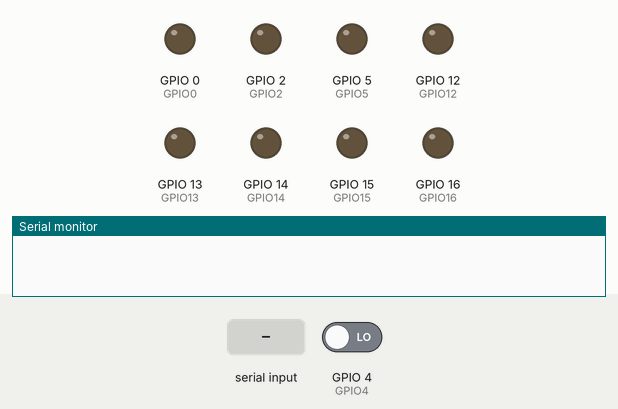
Bench run of a sketch on a simulated ESP8266 (NodeMCU). On the bench: output pins drawn as LEDs (lit = HIGH), the last lines printed to the serial monitor. The test bench sets the inputs (shaded band); at power-on: GPIO 4 (GPIO4) LOW.

Above: at 1.2 s.
1.3 s: "5h" received over Serial
At 2.5 s:
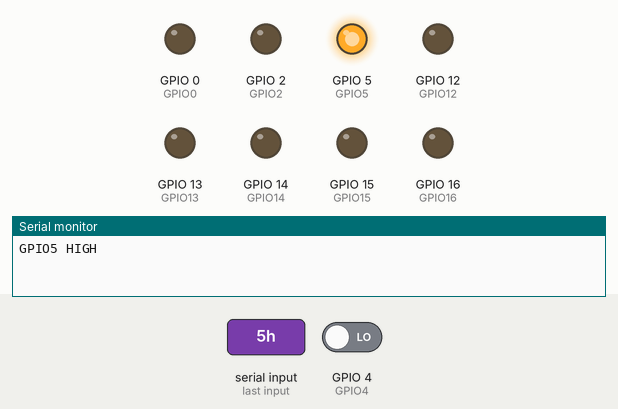
2.8 s: "a" received over Serial
4.3 s: "i" received over Serial
Timing chart, 0 to 7.3 s (numbered marks = the images above; inputs shaded):
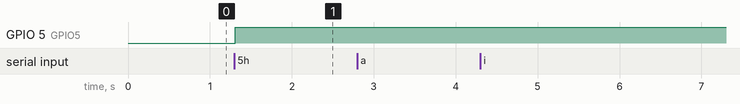

The sketch:

esp8266_TestPins.ino
```cpp
// Testing ESP8266 board using LDR, RGB led & button
//
// by Jordi Binefa - twitter.com/jordibinefa
//
// 20160328 - wiki.binefa.cat
#include <ESP8266WiFi.h>

#define GPIO5 5
#define GPIO4 4
#define GPIO0 0
#define GPIO2 2
#define GPIO15 15
#define GPIO13 13
#define GPIO12 12
#define GPIO14 14
#define GPIO16 16

String szMsg;

void delayESP8266(unsigned long ulMilliseconds){
  unsigned long ulPreviousMillis = millis();

  do{
    yield();
  }while(millis() - ulPreviousMillis <= ulMilliseconds);
}

void setup() {
  Serial.begin(9600);

  pinMode(GPIO5, OUTPUT);
  pinMode(GPIO4, INPUT ); // For button. It can be used as output as well.
  pinMode(GPIO0, OUTPUT); // Flash button
  pinMode(GPIO2, OUTPUT); // Small blue led
  pinMode(GPIO15,OUTPUT); // Red of RGB led
  pinMode(GPIO13,OUTPUT); // Blue of RGB led
  pinMode(GPIO12,OUTPUT); // Green of RGB led
  pinMode(GPIO14,OUTPUT);
  pinMode(GPIO16,OUTPUT);
  pinMode(A0    ,INPUT ); // LDR
}

void vManageMsg(){
  //Serial.println(szMsg);

  if(szMsg == "a" || szMsg == "A"){
    Serial.print("LDR level (0..1024): ");
    Serial.println(analogRead(A0));
  }
  if(szMsg == "i" || szMsg == "I"){
    if(digitalRead(GPIO4))
      Serial.println("Button is not pressed: GPIO4 HIGH");
    else
      Serial.println("Button is pressed: GPIO4 LOW");
  }
  if(szMsg == "5h" || szMsg == "5H"){
    digitalWrite(GPIO5, HIGH);
    Serial.println("GPIO5 HIGH");
  }
  if(szMsg == "5l" || szMsg == "5L"){
    digitalWrite(GPIO5, LOW);
    Serial.println("GPIO5 LOW");
  }
  if(szMsg == "4h" || szMsg == "4H"){
    digitalWrite(GPIO4, HIGH);
    Serial.println("GPIO4 HIGH");
  }
  if(szMsg == "4l" || szMsg == "4L"){
    digitalWrite(GPIO4, LOW);
    Serial.println("GPIO4 LOW");
  }
  if(szMsg == "0h" || szMsg == "0H"){
    digitalWrite(GPIO0, HIGH);
    Serial.println("GPIO0 HIGH");
  }
  if(szMsg == "0l" || szMsg == "0L"){
    digitalWrite(GPIO0, LOW);
    Serial.println("GPIO0 LOW");
  }
  if(szMsg == "2h" || szMsg == "2H"){
    digitalWrite(GPIO2, HIGH);
    Serial.println("GPIO2 HIGH");
  }
  if(szMsg == "2l" || szMsg == "2L"){
    digitalWrite(GPIO2, LOW);
    Serial.println("GPIO2 LOW");
  }
  if(szMsg == "15h" || szMsg == "15H"){
    digitalWrite(GPIO15, HIGH);
    Serial.println("GPIO15 HIGH -> Red ON");
  }
  if(szMsg == "15l" || szMsg == "15L"){
    digitalWrite(GPIO15, LOW);
    Serial.println("GPIO15 LOW -> Red OFF");
  }
  if(szMsg == "13h" || szMsg == "13H"){
    digitalWrite(GPIO13, HIGH);
    Serial.println("GPIO13 HIGH -> Blue ON");
  }
  if(szMsg == "13l" || szMsg == "13L"){
    digitalWrite(GPIO13, LOW);
    Serial.println("GPIO13 LOW -> Blue OFF");
  }
  if(szMsg == "12h" || szMsg == "12H"){
    digitalWrite(GPIO12, HIGH);
    Serial.println("GPIO12 HIGH -> Green ON");
  }
  if(szMsg == "12l" || szMsg == "12L"){
    digitalWrite(GPIO12, LOW);
    Serial.println("GPIO12 LOW -> Green OFF");
  }
  if(szMsg == "14h" || szMsg == "14H"){
    digitalWrite(GPIO14, HIGH);
    Serial.println("GPIO14 HIGH");
  }
  if(szMsg == "14l" || szMsg == "14L"){
    digitalWrite(GPIO14, LOW);
    Serial.println("GPIO14 LOW");
  }
  if(szMsg == "16h" || szMsg == "16H"){
    digitalWrite(GPIO16, HIGH);
    Serial.println("GPIO16 HIGH");
  }
  if(szMsg == "16l" || szMsg == "16L"){
    digitalWrite(GPIO16, LOW);
    Serial.println("GPIO16 LOW");
  }
}

void loop() {
  while(Serial.available()){
    delayESP8266(3);
    char c = Serial.read();
    szMsg += c;
  }
  if(szMsg != "")
    vManageMsg();
  szMsg = "";
}
```

Measured:
- after the input at 1.3 s, GPIO 5 (GPIO5): LOW → HIGH at once
